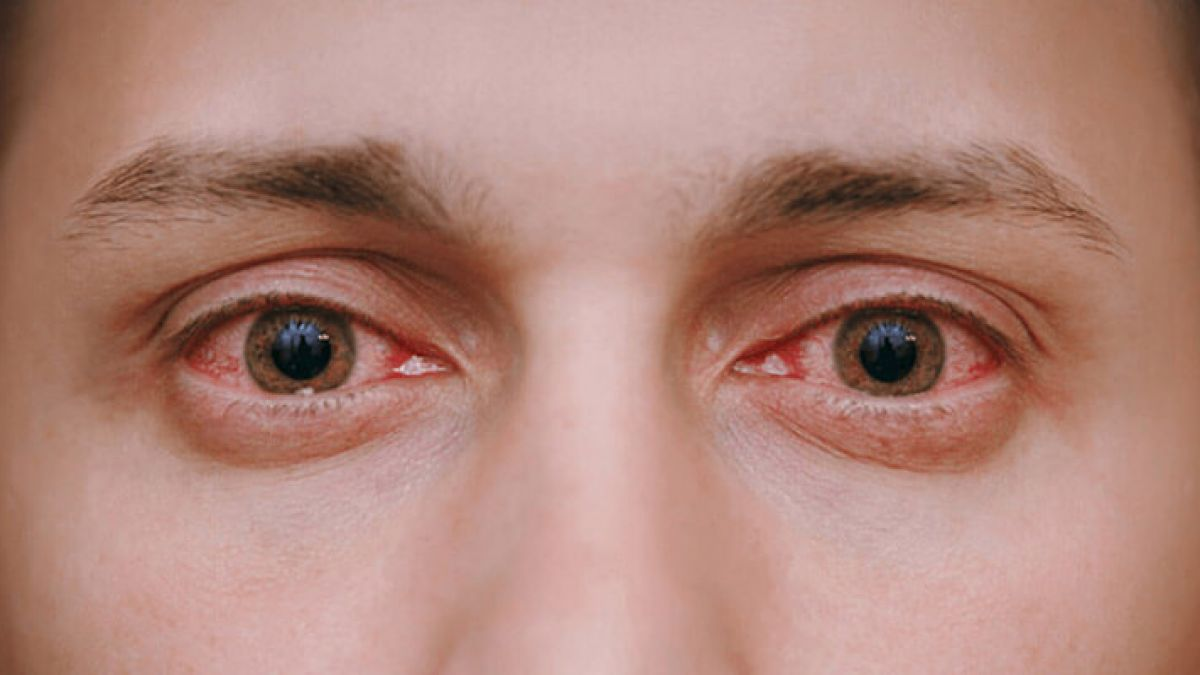
#> input picture images/2202.jpg, 1200 x 675 px, found by its file name
$ python test_circle.py
#> lines starting #> are read from the running program, lines starting #| are printed output that depends on the picture; after the words box and inside, x2 and y2 are one past the last pixel; in counts of white or black regions, pixels touching at a corner belong together
import cv2
import numpy as np

# Read image.
img = cv2.imread('images/2202.jpg', cv2.IMREAD_COLOR)
#> img is the input picture: shape (675, 1200, 3); mean B, G, R 122.8, 134.2, 177.1

# Convert to grayscale.
gray = cv2.cvtColor(img, cv2.COLOR_BGR2GRAY)
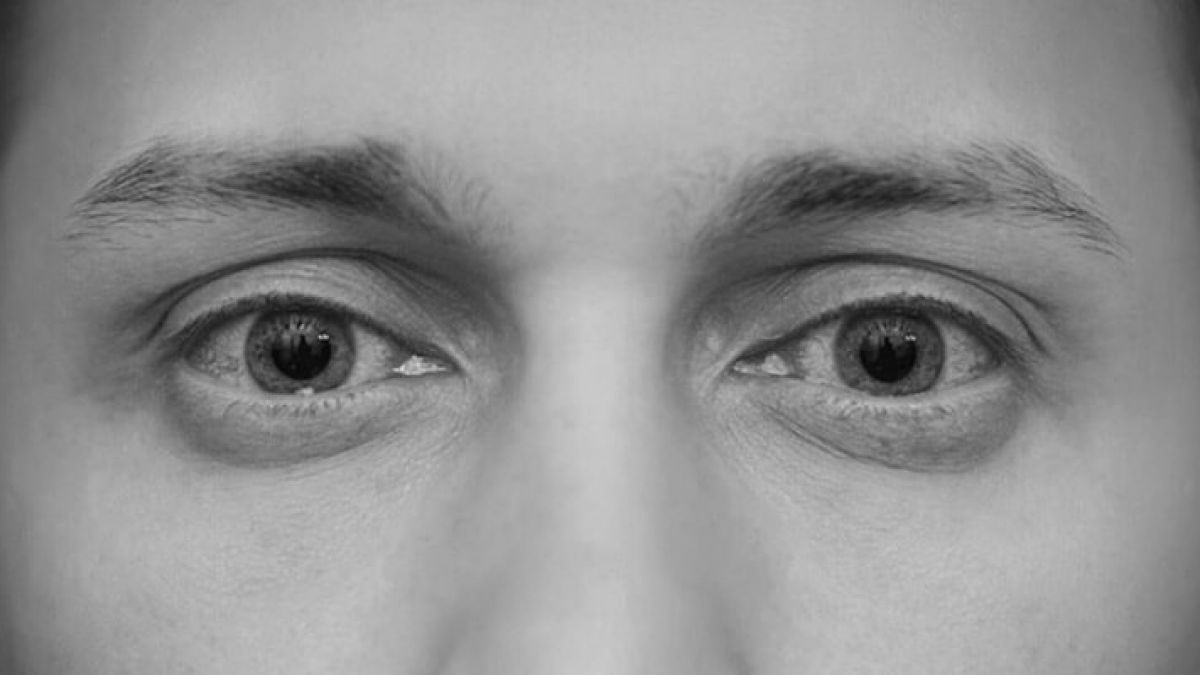
#> gray: shape (675, 1200); min 1, max 223, mean 145.7

# Blur using 3 * 3 kernel.
gray_blurred = cv2.blur(gray, (3, 3))

# Apply Hough transform on the blurred image.
detected_circles = cv2.HoughCircles(gray_blurred,
				cv2.HOUGH_GRADIENT, 1, 20, param1=50,
			param2 = 30, minRadius=10, maxRadius=40)
#> detected_circles = [[887.5, 351.5, 29.3], [298.5, 350.5, 37.2], [822.5, 408.5, 26.1], [971.5, 361.5, 19.4], [278.5, 356.5, 19.4]]


# Draw circles that are detected.
if detected_circles is not None:

	# Convert the circle parameters a, b and r to integers.
	detected_circles = np.uint16(np.around(detected_circles))
#> detected_circles = [[888, 352, 29], [298, 350, 37], [822, 408, 26], [972, 362, 19], [278, 356, 19]]

	for pt in detected_circles[0, :]:
		a, b, r = pt[0], pt[1], pt[2]

		# Draw the circumference of the circle.
		cv2.circle(img, (a, b), r, (0, 255, 0), 2)

		# Draw a small circle (of radius 1) to show the center.
		cv2.circle(img, (a, b), 1, (0, 0, 255), 3)
		cv2.imshow("Detected Circle", img)
		cv2.waitKey(0)
#> this loop made 5 passes
#> pass 2, `cv2.imshow("Detected Circle", img)`:
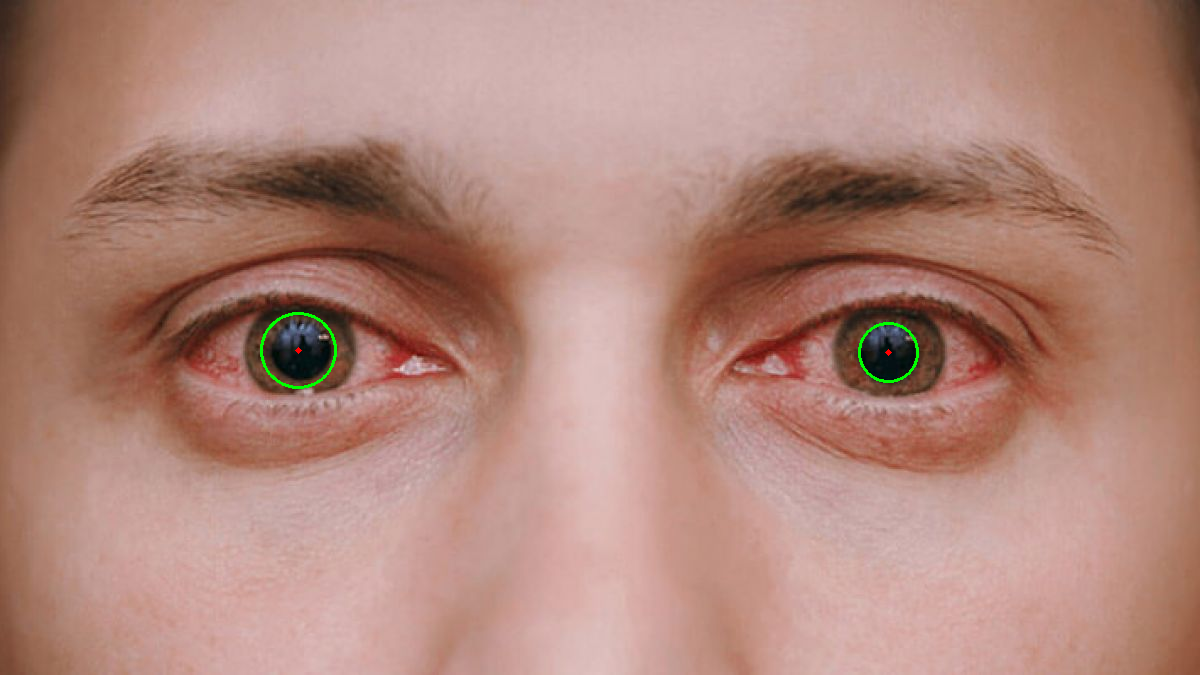
#> window 'Detected Circle': shape (675, 1200, 3); mean B, G, R 122.7, 134.5, 177
#> after the loop:
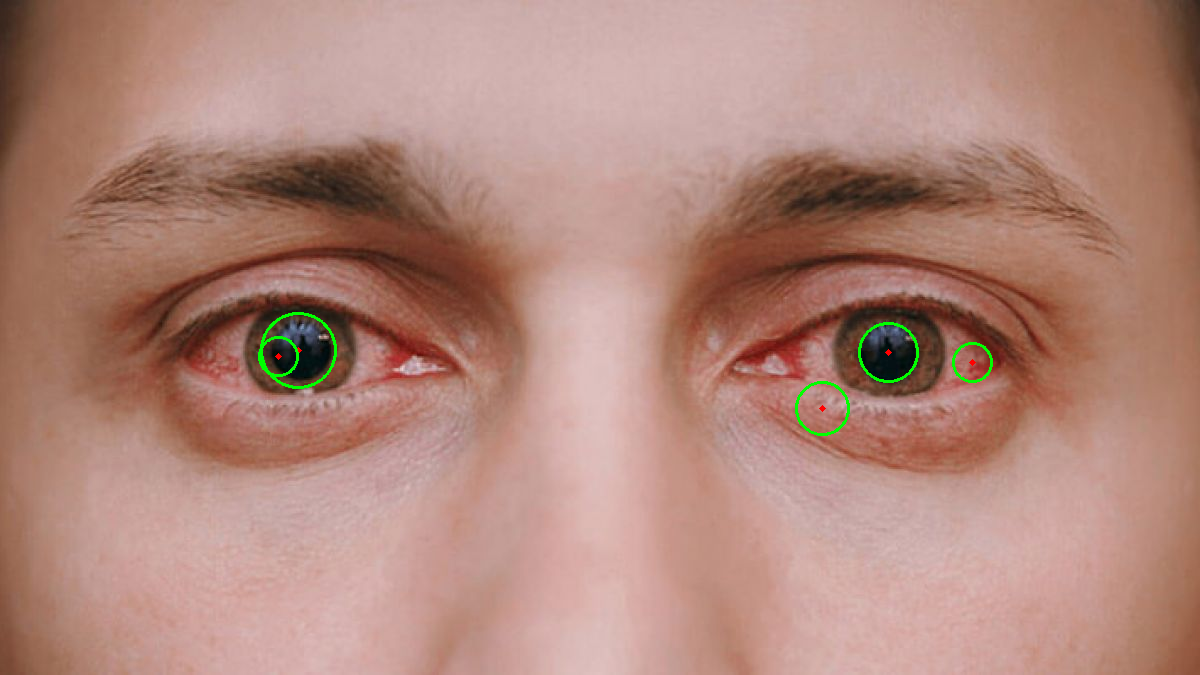
#> img: shape (675, 1200, 3); 0.31% of pixels changed, all inside (x1, y1, x2, y2) = (258, 312, 993, 436)
